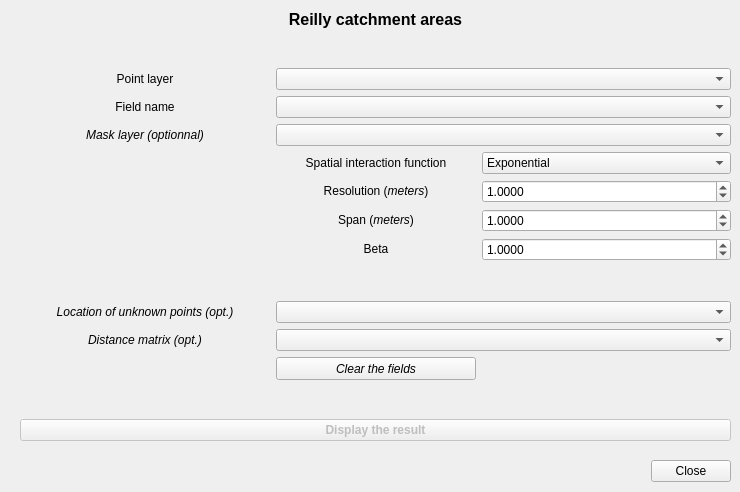
  <widget class="QWidget" name="reilly">
   <attribute name="title">
    <string>Reilly catchment areas</string>
   </attribute>
   <widget class="QWidget" name="layoutWidget_2">
    <property name="geometry">
     <rect>
      <x>20</x>
      <y>10</y>
      <width>711</width>
      <height>431</height>
     </rect>
    </property>
    <layout class="QGridLayout" name="gridLayout_3">
     <item row="2" column="0">
      <layout class="QGridLayout" name="gridLayout_4">
       <item row="10" column="0">
        <widget class="QLabel" name="label_34">
         <property name="text">
          <string>&lt;html&gt;&lt;head/&gt;&lt;body&gt;&lt;p align=&quot;center&quot;&gt;&lt;span style=&quot; font-style:italic;&quot;&gt;Distance matrix (opt.)&lt;/span&gt;&lt;/p&gt;&lt;/body&gt;&lt;/html&gt;</string>
         </property>
        </widget>
       </item>
       <item row="4" column="1">
        <widget class="QLabel" name="label_14">
         <property name="text">
          <string>&lt;html&gt;&lt;head/&gt;&lt;body&gt;&lt;p align=&quot;center&quot;&gt;Resolution (&lt;span style=&quot; font-style:italic;&quot;&gt;meters&lt;/span&gt;)&lt;/p&gt;&lt;/body&gt;&lt;/html&gt;</string>
         </property>
        </widget>
       </item>
       <item row="1" column="1" colspan="2">
        <widget class="QgsFieldComboBox" name="ReillyComboBox_field">
         <property name="filters">
          <set>QgsFieldProxyModel::Numeric</set>
         </property>
        </widget>
       </item>
       <item row="0" column="1" colspan="2">
        <widget class="QgsMapLayerComboBox" name="ReillyComboBox_pts">
         <property name="filters">
          <set>QgsMapLayerProxyModel::PluginLayer|QgsMapLayerProxyModel::PointLayer</set>
         </property>
        </widget>
       </item>
       <item row="2" column="1" colspan="2">
        <widget class="QgsMapLayerComboBox" name="ReillyComboBox_mask">
         <property name="currentIndex">
          <number>-1</number>
         </property>
         <property name="filters">
          <set>QgsMapLayerProxyModel::LineLayer|QgsMapLayerProxyModel::PluginLayer|QgsMapLayerProxyModel::PolygonLayer</set>
         </property>
        </widget>
       </item>
       <item row="5" column="1">
        <widget class="QLabel" name="label_12">
         <property name="text">
          <string>&lt;html&gt;&lt;head/&gt;&lt;body&gt;&lt;p align=&quot;center&quot;&gt;Span (&lt;span style=&quot; font-style:italic;&quot;&gt;meters&lt;/span&gt;)&lt;/p&gt;&lt;/body&gt;&lt;/html&gt;</string>
         </property>
        </widget>
       </item>
       <item row="1" column="0">
        <widget class="QLabel" name="label_11">
         <property name="text">
          <string>&lt;html&gt;&lt;head/&gt;&lt;body&gt;&lt;p align=&quot;center&quot;&gt;Field name&lt;/p&gt;&lt;/body&gt;&lt;/html&gt;</string>
         </property>
        </widget>
       </item>
       <item row="5" column="2">
        <widget class="QDoubleSpinBox" name="ReillydoubleSpinBox_span">
         <property name="decimals">
          <number>4</number>
         </property>
         <property name="minimum">
          <double>0.000100000000000</double>
         </property>
         <property name="maximum">
          <double>250000.000000000000000</double>
         </property>
         <property name="value">
          <double>1.000000000000000</double>
         </property>
        </widget>
       </item>
       <item row="6" column="2">
        <widget class="QDoubleSpinBox" name="ReillydoubleSpinBox_beta">
         <property name="decimals">
          <number>4</number>
         </property>
         <property name="minimum">
          <double>0.000100000000000</double>
         </property>
         <property name="maximum">
          <double>100.000000000000000</double>
         </property>
         <property name="value">
          <double>1.000000000000000</double>
         </property>
        </widget>
       </item>
       <item row="4" column="2">
        <widget class="QDoubleSpinBox" name="ReillydoubleSpinBox_resolution">
         <property name="decimals">
          <number>4</number>
         </property>
         <property name="minimum">
          <double>0.000100000000000</double>
         </property>
         <property name="maximum">
          <double>150000.000000000000000</double>
         </property>
         <property name="value">
          <double>1.000000000000000</double>
         </property>
        </widget>
       </item>
       <item row="2" column="0">
        <widget class="QLabel" name="label_13">
         <property name="text">
          <string>&lt;html&gt;&lt;head/&gt;&lt;body&gt;&lt;p align=&quot;center&quot;&gt;&lt;span style=&quot; font-style:italic;&quot;&gt;Mask layer (optionnal)&lt;/span&gt;&lt;/p&gt;&lt;/body&gt;&lt;/html&gt;</string>
         </property>
        </widget>
       </item>
       <item row="6" column="1">
        <widget class="QLabel" name="label_10">
         <property name="text">
          <string>&lt;html&gt;&lt;head/&gt;&lt;body&gt;&lt;p align=&quot;center&quot;&gt;Beta&lt;/p&gt;&lt;/body&gt;&lt;/html&gt;</string>
         </property>
        </widget>
       </item>
       <item row="0" column="0">
        <widget class="QLabel" name="label_9">
         <property name="text">
          <string>&lt;html&gt;&lt;head/&gt;&lt;body&gt;&lt;p align=&quot;center&quot;&gt;Point layer&lt;/p&gt;&lt;/body&gt;&lt;/html&gt;</string>
         </property>
        </widget>
       </item>
       <item row="3" column="1">
        <widget class="QLabel" name="label_23">
         <property name="text">
          <string>&lt;html&gt;&lt;head/&gt;&lt;body&gt;&lt;p align=&quot;center&quot;&gt;Spatial interaction function&lt;/p&gt;&lt;/body&gt;&lt;/html&gt;</string>
         </property>
        </widget>
       </item>
       <item row="3" column="2">
        <widget class="QComboBox" name="ReillycomboBox_function">
         <item>
          <property name="text">
           <string>Exponential</string>
          </property>
         </item>
         <item>
          <property name="text">
           <string>Pareto</string>
          </property>
         </item>
        </widget>
       </item>
       <item row="9" column="1" colspan="2">
        <widget class="QgsMapLayerComboBox" name="ReillyComboBox_unknwPts">
         <property name="currentIndex">
          <number>-1</number>
         </property>
         <property name="filters">
          <set>QgsMapLayerProxyModel::PluginLayer|QgsMapLayerProxyModel::PointLayer</set>
         </property>
        </widget>
       </item>
       <item row="10" column="1" colspan="2">
        <widget class="QgsMapLayerComboBox" name="ReillyComboBox_matdist">
         <property name="currentIndex">
          <number>-1</number>
         </property>
         <property name="filters">
          <set>QgsMapLayerProxyModel::NoGeometry|QgsMapLayerProxyModel::PluginLayer</set>
         </property>
        </widget>
       </item>
       <item row="9" column="0">
        <widget class="QLabel" name="label_31">
         <property name="text">
          <string>&lt;html&gt;&lt;head/&gt;&lt;body&gt;&lt;p align=&quot;center&quot;&gt;&lt;span style=&quot; font-style:italic;&quot;&gt;Location of unknown points (opt.)&lt;/span&gt;&lt;/p&gt;&lt;/body&gt;&lt;/html&gt;</string>
         </property>
        </widget>
       </item>
       <item row="7" column="1">
        <spacer name="verticalSpacer_10">
         <property name="orientation">
          <enum>Qt::Vertical</enum>
         </property>
         <property name="sizeHint" stdset="0">
          <size>
           <width>20</width>
           <height>40</height>
          </size>
         </property>
        </spacer>
       </item>
       <item row="11" column="1">
        <widget class="QPushButton" name="ReillypushButton_clear">
         <property name="minimumSize">
          <size>
           <width>120</width>
           <height>23</height>
          </size>
         </property>
         <property name="maximumSize">
          <size>
           <width>200</width>
           <height>23</height>
          </size>
         </property>
         <property name="font">
          <font>
           <italic>true</italic>
          </font>
         </property>
         <property name="text">
          <string>Clear the fields</string>
         </property>
        </widget>
       </item>
      </layout>
     </item>
     <item row="7" column="0">
      <spacer name="verticalSpacer_2">
       <property name="orientation">
        <enum>Qt::Vertical</enum>
       </property>
       <property name="sizeHint" stdset="0">
        <size>
         <width>20</width>
         <height>40</height>
        </size>
       </property>
      </spacer>
     </item>
     <item row="0" column="0">
      <widget class="QLabel" name="label_8">
       <property name="text">
        <string>&lt;html&gt;&lt;head/&gt;&lt;body&gt;&lt;p align=&quot;center&quot;&gt;&lt;span style=&quot; font-size:12pt; font-weight:600;&quot;&gt;Reilly catchment areas&lt;/span&gt;&lt;/p&gt;&lt;/body&gt;&lt;/html&gt;</string>
       </property>
      </widget>
     </item>
     <item row="1" column="0">
      <spacer name="verticalSpacer_6">
       <property name="orientation">
        <enum>Qt::Vertical</enum>
       </property>
       <property name="sizeHint" stdset="0">
        <size>
         <width>20</width>
         <height>40</height>
        </size>
       </property>
      </spacer>
     </item>
     <item row="8" column="0">
      <widget class="QPushButton" name="ReillypushButton">
       <property name="enabled">
        <bool>false</bool>
       </property>
       <property name="font">
        <font>
         <pointsize>9</pointsize>
         <weight>75</weight>
         <bold>true</bold>
        </font>
       </property>
       <property name="text">
        <string>Display the result</string>
       </property>
      </widget>
     </item>
    </layout>
   </widget>
   <widget class="QDialogButtonBox" name="buttonBox_close2">
    <property name="geometry">
     <rect>
      <x>650</x>
      <y>460</y>
      <width>81</width>
      <height>23</height>
     </rect>
    </property>
    <property name="standardButtons">
     <set>QDialogButtonBox::Close</set>
    </property>
   </widget>
  </widget>
